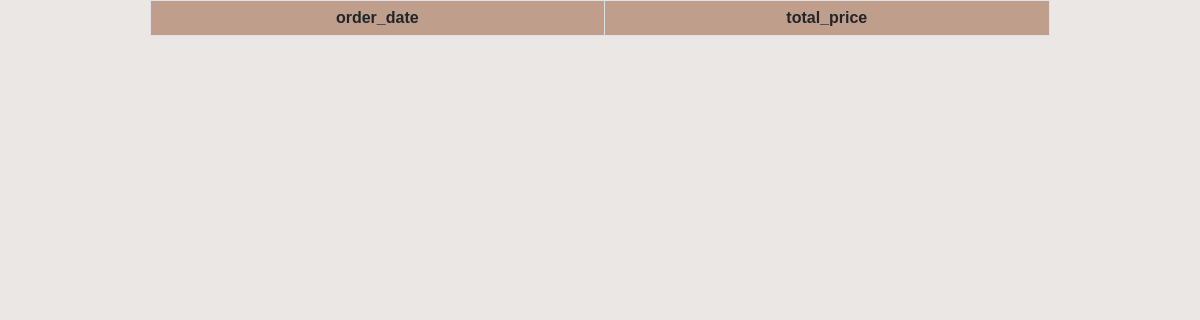
Page /getOrder.php?id=3 on the earlier database version.
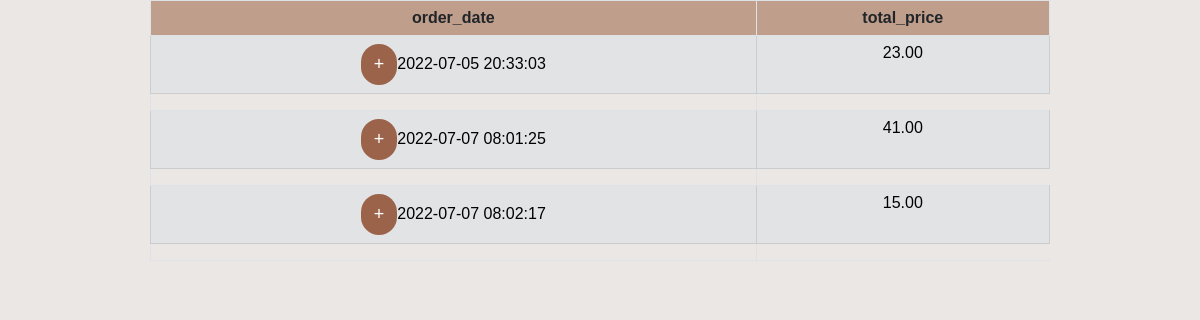
Same page on the later database version.
### tables this page shows
CREATE TABLE `orders` (
  `id` int(11) NOT NULL,
  `user_id` int(11) DEFAULT NULL,
  `status` enum('processing','out for delivery','done') NOT NULL DEFAULT 'processing',
  `total_price` decimal(8,2) NOT NULL,
  `room_no` int(11) NOT NULL,
  `notes` varchar(255) DEFAULT NULL,
  `order_date` datetime NOT NULL DEFAULT current_timestamp()
);

### getOrder.php (the view, shortened to what this page needs)
<head>
<?php require "headerlinks.php"?>
</head>
<?php
$mysqli = new mysqli("localhost", "root", "", "cafeteria");
$idUser=$_GET['id'];
$datefrom=$_GET['datefrom'];
$dateto=$_GET['dateto'];
if(!strtotime($datefrom)&&!strtotime($dateto)){
$query = "SELECT orders.id,  orders.order_date ,orders.total_price FROM orders WHERE orders.user_id=$idUser;";
$row=$mysqli->query($query) ;
$orderdetails=$row->fetch_all();
  echo "<table class='text-center table table-bordered mx-auto w-75'>";
  echo "<tr class='table-havan'>";
  echo "<th>order_date </th>";
  echo "<th>total_price</th>";
  echo "</tr>";
  foreach($orderdetails as $order ){
    $orderId=$order[0];
    echo "<tr class='text-center table-secondary'>";
    echo "<td> <button class='btn' onclick='showProduct($orderId,event)' >+</button>" .$order[1]. "</td>";
    echo "<td>" .$order[2]. "</td>";
    echo "</tr>";
    echo "<tr>";
    echo "<td> <div id='order_".$orderId."'> </div>   </td>";
    echo "</tr>";
  }
  echo "</table>";}
?>

Differences in the rows shown:
added orders: order_date "2022-07-05 20:33:03", total_price "23.00"
added orders: order_date "2022-07-07 08:01:25", total_price "41.00"
added orders: order_date "2022-07-07 08:02:17", total_price "15.00"
